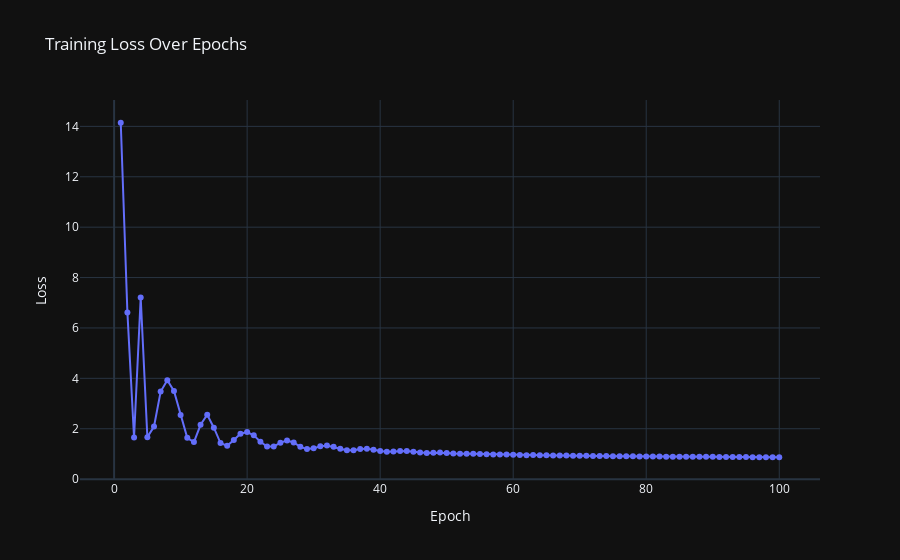
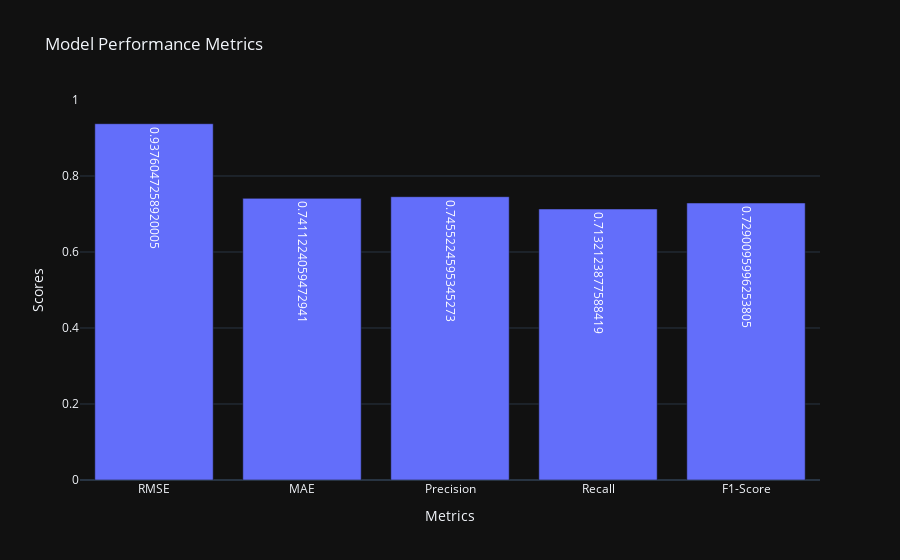

These figures' notebook cell, in order:
### Code cell
import pandas as pd
import torch
from sklearn.model_selection import train_test_split
from torch import nn, optim
from sklearn.metrics import mean_squared_error, mean_absolute_error, precision_recall_fscore_support
import plotly.graph_objects as go
import numpy as np

# Load the merged dataset
merged_data_1 = pd.read_csv('/Users/salmanmohamm3d/Desktop/Sem 3/Social M A/Final Project/merged_data_1.csv')
# Convert genres to a single categorical feature
genre_columns = ['Action', 'Adventure', 'Animation', "Children's", 'Comedy', 'Crime', 'Documentary', 'Drama', 
                 'Fantasy', 'Film-Noir', 'Horror', 'Musical', 'Mystery', 'Romance', 'Sci-Fi', 'Thriller', 'War', 'Western']
merged_data_1['genre'] = merged_data_1[genre_columns].idxmax(axis=1)

# Encode categorical variables
merged_data_1['genre'] = merged_data_1['genre'].astype('category').cat.codes

# Create a mapping for movie IDs to ensure they start from 0 and are consecutive
movie_id_mapping = {old_id: new_id for new_id, old_id in enumerate(merged_data_1['movie_id'].unique())}
merged_data_1['movie_id'] = merged_data_1['movie_id'].map(movie_id_mapping)

# Prepare the feature matrix (X) and target vector (y)
X = merged_data_1[['user_id', 'movie_id', 'genre', 'average_sentiment_score_x']]
y = merged_data_1['rating']

# Split the data into training and testing sets
X_train, X_test, y_train, y_test = train_test_split(X, y, test_size=0.2, random_state=42)

# Convert data to PyTorch tensors
X_train_tensor = torch.tensor(X_train.values, dtype=torch.float32)
y_train_tensor = torch.tensor(y_train.values, dtype=torch.float32)
X_test_tensor = torch.tensor(X_test.values, dtype=torch.float32)
y_test_tensor = torch.tensor(y_test.values, dtype=torch.float32)

# Define the Hybrid Recommender model
class HybridRecommender(nn.Module):
    def __init__(self, num_users, num_movies, num_genres, embedding_dim):
        super(HybridRecommender, self).__init__()
        self.user_embedding = nn.Embedding(num_users, embedding_dim)
        self.movie_embedding = nn.Embedding(num_movies, embedding_dim)
        self.genre_embedding = nn.Embedding(num_genres, embedding_dim)
        self.sentiment_embedding = nn.Linear(1, embedding_dim)
        self.fc1 = nn.Linear(embedding_dim * 4, 128)
        self.fc2 = nn.Linear(128, 64)
        self.fc3 = nn.Linear(64, 1)
        self.dropout = nn.Dropout(0.2)

    def forward(self, user, movie, genre, sentiment):
        user_emb = self.user_embedding(user.long())
        movie_emb = self.movie_embedding(movie.long())
        genre_emb = self.genre_embedding(genre.long())
        sentiment_emb = self.sentiment_embedding(sentiment.unsqueeze(1))
        
        x = torch.cat([user_emb, movie_emb, genre_emb, sentiment_emb], dim=-1)
        x = self.dropout(torch.relu(self.fc1(x)))
        x = torch.relu(self.fc2(x))
        x = self.fc3(x)
        return x

# Initialize model, loss function, and optimizer
num_users = merged_data_1['user_id'].max() + 1
num_movies = merged_data_1['movie_id'].max() + 1
num_genres = merged_data_1['genre'].max() + 1
embedding_dim = 50

model = HybridRecommender(num_users, num_movies, num_genres, embedding_dim)
criterion = nn.MSELoss()
optimizer = optim.Adam(model.parameters(), lr=0.01)

# Training loops with visualization data collection
num_epochs = 100
losses = []

for epoch in range(num_epochs):
    model.train()
    optimizer.zero_grad()
    
    user = X_train_tensor[:, 0]
    movie = X_train_tensor[:, 1]
    genre = X_train_tensor[:, 2]
    sentiment = X_train_tensor[:, 3]
    
    predictions = model(user, movie, genre, sentiment).squeeze()
    loss = criterion(predictions, y_train_tensor)
    
    loss.backward()
    optimizer.step()
    
    losses.append(loss.item())
    print(f'Epoch {epoch+1}/{num_epochs}, Loss: {loss.item():.4f}')

# Visualize the training loss
fig = go.Figure(
    data=[go.Scatter(x=list(range(1, num_epochs+1)), y=losses, mode='lines+markers')],
    layout_title_text="Training Loss Over Epochs"
)
fig.update_layout(
    xaxis_title="Epoch",
    yaxis_title="Loss",
    template="plotly_dark"
)
fig.show()

# Evaluate the model on the test set
model.eval()
with torch.no_grad():
    user_test = X_test_tensor[:, 0]
    movie_test = X_test_tensor[:, 1]
    genre_test = X_test_tensor[:, 2]
    sentiment_test = X_test_tensor[:, 3]

    predictions_test = model(user_test, movie_test, genre_test, sentiment_test).squeeze()
    rmse_test = torch.sqrt(criterion(predictions_test, y_test_tensor)).item()

# Convert predictions to binary labels (e.g., positive sentiment if rating >= 3.5)
threshold = 3.5
y_test_binary = (y_test.values > threshold).astype(int)
test_predictions_binary = (predictions_test.cpu().numpy() > threshold).astype(int)

# Calculate evaluation metrics
rmse2 = np.sqrt(mean_squared_error(y_test, predictions_test.cpu().numpy()))
mae2 = mean_absolute_error(y_test, predictions_test.cpu().numpy())
precision2, recall2, f12, _ = precision_recall_fscore_support(y_test_binary, test_predictions_binary, average='binary')

# Print evaluation metrics
print(f'Test RMSE: {rmse_test:.4f}')
print(f"RMSE: {rmse2:.4f}")
print(f"MAE: {mae2:.4f}")
print(f"Precision: {precision2:.4f}")
print(f"Recall: {recall2:.4f}")
print(f"F1-Score: {f12:.4f}")

# Visualize evaluation metrics
metrics = {
    'RMSE': rmse2,
    'MAE': mae2,
    'Precision': precision2,
    'Recall': recall2,
    'F1-Score': f12
}

metric_names = list(metrics.keys())
metric_values = list(metrics.values())

fig = go.Figure(
    data=[go.Bar(x=metric_names, y=metric_values, text=metric_values, textposition='auto')],
    layout_title_text="Model Performance Metrics"
)
fig.update_layout(
    xaxis_title="Metrics",
    yaxis_title="Scores",
    yaxis_range=[0, 1],
    template="plotly_dark"
)
fig.show()

### Figure 1 — Plotly figure (JSON) as saved in the notebook; plotly's stock layout.template omitted (floating-point values rounded to 4 significant figures)
{"data": [{"mode": "lines+markers", "type": "scatter", "x": [1, 2, 3, 4, 5, 6, 7, 8, 9, 10, 11, 12, 13, 14, 15, 16, 17, 18, 19, 20, 21, 22, 23, 24, 25, 26, 27, 28, 29, 30, 31, 32, 33, 34, 35, 36, 37, 38, 39, 40, 41, 42, 43, 44, 45, 46, 47, 48, 49, 50, 51, 52, 53, 54, 55, 56, 57, 58, 59, 60, 61, 62, 63, 64, 65, 66, 67, 68, 69, 70, 71, 72, 73, 74, 75, 76, 77, 78, 79, 80, 81, 82, 83, 84, 85, 86, 87, 88, 89, 90, 91, 92, 93, 94, 95, 96, 97, 98, 99, 100], "y": [14.14, 6.617, 1.652, 7.206, 1.667, 2.088, 3.476, 3.926, 3.499, 2.549, 1.641, 1.469, 2.155, 2.554, 2.041, 1.432, 1.32, 1.557, 1.802, 1.869, 1.738, 1.485, 1.293, 1.29, 1.447, 1.536, 1.453, 1.281, 1.193, 1.229, 1.3, 1.332, 1.285, 1.207, 1.147, 1.143, 1.194, 1.21, 1.169, 1.113, 1.09, 1.1, 1.12, 1.114, 1.087, 1.054, 1.041, 1.051, 1.055, 1.041, 1.021, 1.003, 1.007, 1.01, 1.001, 0.9859, 0.9785, 0.9755, 0.9744, 0.9722, 0.9592, 0.9505, 0.9545, 0.9504, 0.9448, 0.9384, 0.9334, 0.9337, 0.9321, 0.9307, 0.923, 0.9166, 0.9152, 0.9162, 0.9077, 0.9092, 0.9085, 0.907, 0.8987, 0.9016, 0.8978, 0.8981, 0.8931, 0.8928, 0.8904, 0.892, 0.888, 0.8839, 0.8836, 0.8834, 0.8791, 0.8798, 0.8782, 0.8795, 0.8781, 0.8729, 0.873, 0.8732, 0.8683, 0.87]}], "layout": {"autosize": true, "title": {"text": "Training Loss Over Epochs"}, "xaxis": {"autorange": true, "range": [-4.994, 106.0], "title": {"text": "Epoch"}, "type": "linear"}, "yaxis": {"autorange": true, "range": [-0.2272, 15.24], "title": {"text": "Loss"}, "type": "linear"}}}

### Figure 2 — Plotly figure (JSON) as saved in the notebook; plotly's stock layout.template omitted (floating-point values rounded to 4 significant figures)
{"data": [{"text": ["0.9376047258920005", "0.7411224059472941", "0.7455224595345273", "0.7132123877588419", "0.7290095996253805"], "textposition": "auto", "type": "bar", "x": ["RMSE", "MAE", "Precision", "Recall", "F1-Score"], "y": [0.9376, 0.7411, 0.7455, 0.7132, 0.729]}], "layout": {"autosize": true, "title": {"text": "Model Performance Metrics"}, "xaxis": {"autorange": true, "range": [-0.5, 4.5], "title": {"text": "Metrics"}, "type": "category"}, "yaxis": {"range": [0, 1], "title": {"text": "Scores"}, "type": "linear"}}}
